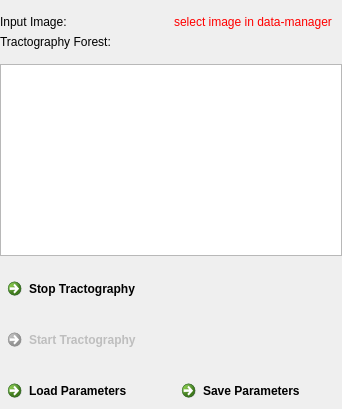
    <widget class="QFrame" name="frame_6">
     <property name="frameShape">
      <enum>QFrame::NoFrame</enum>
     </property>
     <property name="frameShadow">
      <enum>QFrame::Raised</enum>
     </property>
     <layout class="QGridLayout" name="gridLayout_12">
      <property name="leftMargin">
       <number>0</number>
      </property>
      <property name="topMargin">
       <number>15</number>
      </property>
      <property name="rightMargin">
       <number>0</number>
      </property>
      <property name="bottomMargin">
       <number>0</number>
      </property>
      <property name="horizontalSpacing">
       <number>6</number>
      </property>
      <property name="verticalSpacing">
       <number>15</number>
      </property>
      <item row="1" column="0">
       <widget class="QTextEdit" name="m_StatusTextBox">
        <property name="enabled">
         <bool>true</bool>
        </property>
        <property name="sizePolicy">
         <sizepolicy hsizetype="Expanding" vsizetype="Preferred">
          <horstretch>0</horstretch>
          <verstretch>0</verstretch>
         </sizepolicy>
        </property>
        <property name="readOnly">
         <bool>true</bool>
        </property>
       </widget>
      </item>
      <item row="4" column="0">
       <widget class="QFrame" name="frame_11">
        <property name="frameShape">
         <enum>QFrame::NoFrame</enum>
        </property>
        <property name="frameShadow">
         <enum>QFrame::Raised</enum>
        </property>
        <layout class="QGridLayout" name="gridLayout_21">
         <property name="leftMargin">
          <number>0</number>
         </property>
         <property name="topMargin">
          <number>0</number>
         </property>
         <property name="rightMargin">
          <number>0</number>
         </property>
         <property name="bottomMargin">
          <number>0</number>
         </property>
         <property name="verticalSpacing">
          <number>0</number>
         </property>
         <item row="0" column="1">
          <widget class="QCommandLinkButton" name="m_SaveParametersButton">
           <property name="enabled">
            <bool>true</bool>
           </property>
           <property name="toolTip">
            <string>Save parameters to json file</string>
           </property>
           <property name="text">
            <string>Save Parameters</string>
           </property>
           <property name="icon">
            <iconset resource="../../resources/QmitkTractography.qrc">
             <normaloff>:/QmitkTractography/download.ico</normaloff>:/QmitkTractography/download.ico</iconset>
           </property>
          </widget>
         </item>
         <item row="0" column="0">
          <widget class="QCommandLinkButton" name="m_LoadParametersButton">
           <property name="enabled">
            <bool>true</bool>
           </property>
           <property name="toolTip">
            <string>Load parameters from json file</string>
           </property>
           <property name="text">
            <string>Load Parameters</string>
           </property>
           <property name="icon">
            <iconset resource="../../resources/QmitkTractography.qrc">
             <normaloff>:/QmitkTractography/upload.ico</normaloff>:/QmitkTractography/upload.ico</iconset>
           </property>
          </widget>
         </item>
        </layout>
       </widget>
      </item>
      <item row="3" column="0">
       <widget class="QCommandLinkButton" name="commandLinkButton">
        <property name="enabled">
         <bool>false</bool>
        </property>
        <property name="text">
         <string>Start Tractography</string>
        </property>
        <property name="icon">
         <iconset resource="../../resources/QmitkTractography.qrc">
          <normaloff>:/QmitkTractography/right.ico</normaloff>:/QmitkTractography/right.ico</iconset>
        </property>
       </widget>
      </item>
      <item row="2" column="0">
       <widget class="QCommandLinkButton" name="commandLinkButton_2">
        <property name="enabled">
         <bool>true</bool>
        </property>
        <property name="toolTip">
         <string>Stop tractography and return all fibers reconstructed until now.</string>
        </property>
        <property name="text">
         <string>Stop Tractography</string>
        </property>
        <property name="icon">
         <iconset resource="../../resources/QmitkTractography.qrc">
          <normaloff>:/QmitkTractography/stop.ico</normaloff>:/QmitkTractography/stop.ico</iconset>
        </property>
       </widget>
      </item>
      <item row="0" column="0">
       <widget class="QFrame" name="frame_9">
        <property name="frameShape">
         <enum>QFrame::NoFrame</enum>
        </property>
        <property name="frameShadow">
         <enum>QFrame::Raised</enum>
        </property>
        <layout class="QGridLayout" name="gridLayout_19">
         <property name="leftMargin">
          <number>0</number>
         </property>
         <property name="topMargin">
          <number>0</number>
         </property>
         <property name="rightMargin">
          <number>0</number>
         </property>
         <property name="bottomMargin">
          <number>0</number>
         </property>
         <item row="0" column="0">
          <widget class="QLabel" name="label_2">
           <property name="toolTip">
            <string>Input Image. ODF, tensor and peak images are currently supported.</string>
           </property>
           <property name="text">
            <string>Input Image:</string>
           </property>
          </widget>
         </item>
         <item row="0" column="1">
          <widget class="QLabel" name="m_TensorImageLabel">
           <property name="toolTip">
            <string>Input Image. ODF, tensor, peak, and, in case of ML tractography, raw diffusion-weighted images are currently supported.</string>
           </property>
           <property name="text">
            <string>&lt;html&gt;&lt;head/&gt;&lt;body&gt;&lt;p&gt;&lt;span style=&quot; color:#ff0000;&quot;&gt;select image in data-manager&lt;/span&gt;&lt;/p&gt;&lt;/body&gt;&lt;/html&gt;</string>
           </property>
           <property name="wordWrap">
            <bool>true</bool>
           </property>
          </widget>
         </item>
         <item row="1" column="0">
          <widget class="QLabel" name="m_ForestLabel">
           <property name="toolTip">
            <string/>
           </property>
           <property name="text">
            <string>Tractography Forest:</string>
           </property>
          </widget>
         </item>
         <item row="1" column="1">
          <widget class="QmitkSingleNodeSelectionWidget" name="m_ForestSelectionWidget" native="true">
           <property name="styleSheet">
            <string notr="true"/>
           </property>
          </widget>
         </item>
        </layout>
       </widget>
      </item>
     </layout>
    </widget>
